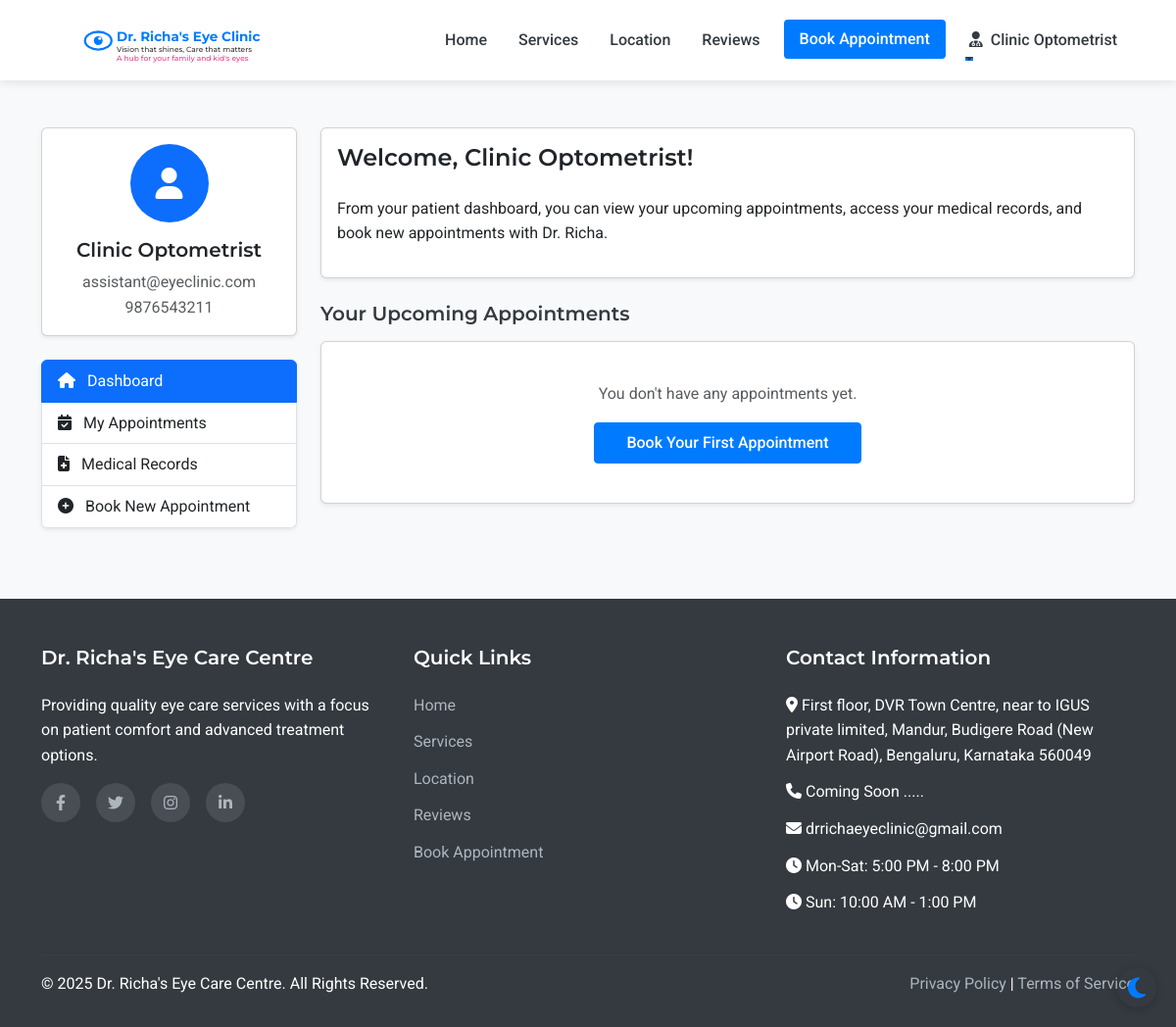
Page /patient/dashboard (signed in) on the earlier database version.
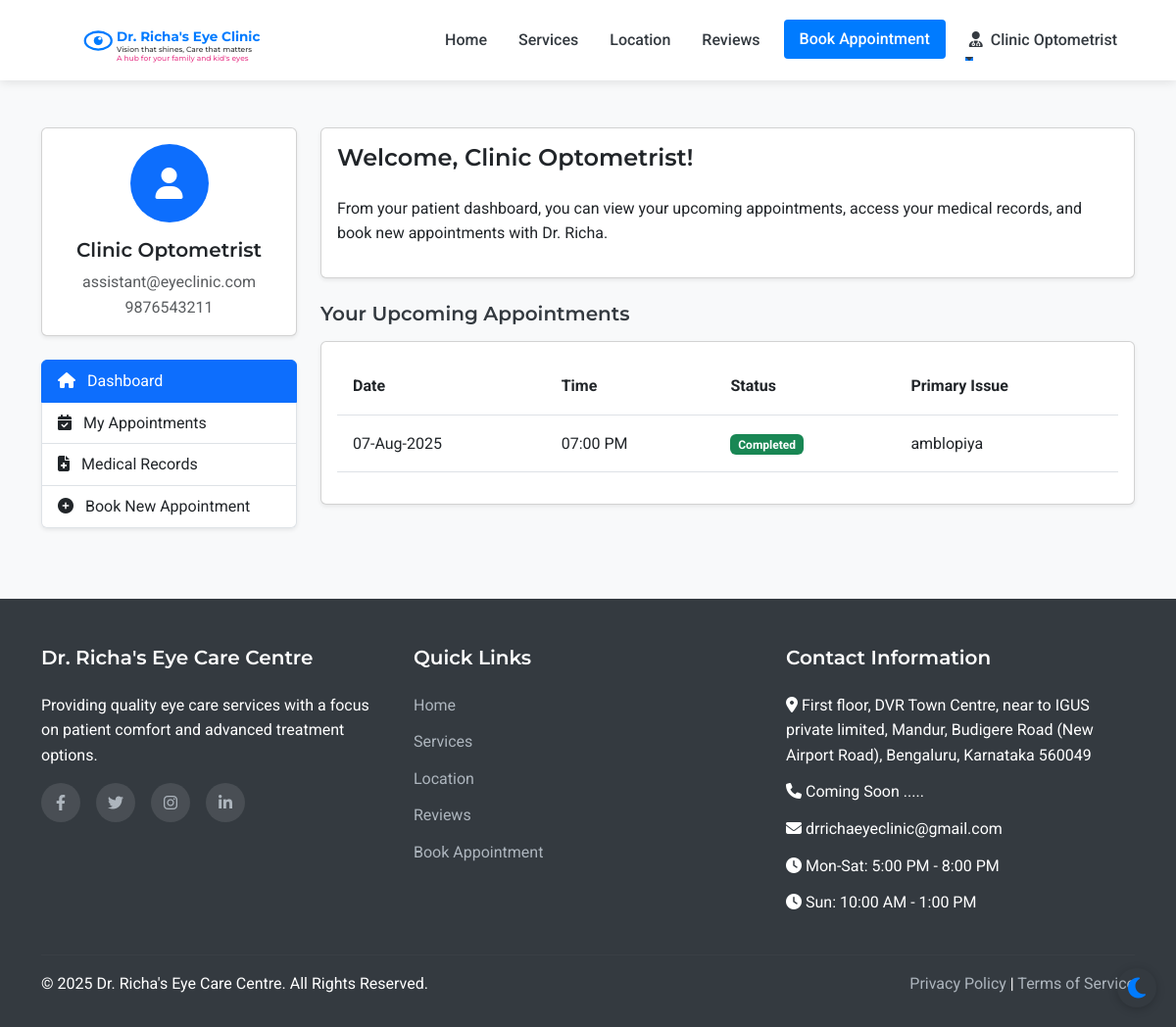
Same page on the later database version.
### models.py (models this page shows, shortened)
class Appointment(db.Model):
    id = db.Column(db.Integer, primary_key=True)
    patient_id = db.Column(db.Integer, db.ForeignKey('patient.id'), nullable=False)
    appointment_date = db.Column(db.Date, nullable=False)
    appointment_time = db.Column(db.Time, nullable=False)
    primary_issue = db.Column(db.Text, nullable=True)
    referral_info = db.Column(db.String(255), nullable=True)
    status = db.Column(db.String(20), default='scheduled')  # scheduled, completed, cancelled
    created_at = db.Column(db.DateTime, default=datetime.utcnow)
    consultation_fee = db.Column(db.Float, nullable=False, default=500.0)
    payment_status = db.Column(db.String(20), default='pending')  # pending, paid

### routes.py (the view)
@app.route('/patient/dashboard')
@login_required
def patient_dashboard():
    appointments = Appointment.query.filter_by(patient_id=current_user.id).order_by(desc(Appointment.appointment_date), desc(Appointment.appointment_time)).all()
    return render_template('patient/dashboard.html', appointments=appointments)

### app.py (called while the page is built)
@login_manager.user_loader
def load_user(user_id):
    from models import Doctor, Assistant, Admin, Patient
    try:
        if user_id.startswith('doctor_'):
            return Doctor.query.get(int(user_id.split('_')[1]))
        elif user_id.startswith('assistant_'):
            return Assistant.query.get(int(user_id.split('_')[1]))
        elif user_id.startswith('admin_'):
            return Admin.query.get(int(user_id.split('_')[1]))
        else:
            return Patient.query.get(int(user_id))
    except (ValueError, AttributeError):
        return None

### routes.py (called while the page is built)
@app.context_processor
def inject_now():
    return {'now': datetime.now()}

### templates/patient/dashboard.html (shortened to what the changed rows need)
{% extends 'layout.html' %}
{% block content %}
<section class="py-5 bg-light">
    <div class="container">
        <div class="row">
            <div class="col-lg-9">
                <div class="card shadow-sm">
                    <div class="card-body">
                        {% if appointments %}
                            <div class="table-responsive">
                                <table class="table table-hover">
                                    <thead>
                                        <tr>
                                            <th>Date</th>
                                            <th>Time</th>
                                            <th>Status</th>
                                            <th>Primary Issue</th>
                                        </tr>
                                    </thead>
                                    <tbody>
                                        {% for appointment in appointments %}
                                            {% if appointment.appointment_date >= now.date() %}
                                                <tr>
                                                    <td>{{ appointment.appointment_date.strftime('%d-%b-%Y') }}</td>
                                                    <td>{{ appointment.appointment_time.strftime('%I:%M %p') }}</td>
                                                    <td>
                                                        {% if appointment.status == 'scheduled' %}
                                                            <span class="badge bg-info">Scheduled</span>
                                                        {% elif appointment.status == 'completed' %}
                                                            <span class="badge bg-success">Completed</span>
                                                        {% else %}
                                                            <span class="badge bg-secondary">{{ appointment.status }}</span>
                                                        {% endif %}
                                                    </td>
                                                    <td>{{ appointment.primary_issue or 'Not specified' }}</td>
                                                </tr>
                                            {% endif %}
                                        {% endfor %}
                                    </tbody>
                                </table>
                            </div>
                            {% set upcoming_count = appointments|selectattr('appointment_date', 'ge', now.date())|list|length %}
                        {% else %}
                            <div class="text-center p-4">
                                <p class="text-muted mb-3">You don't have any appointments yet.</p>
                                <a href="{{ url_for('appointment') }}" class="btn btn-primary">Book Your First Appointment</a>
                            </div>
                        {% endif %}
                    </div>
                </div>
            </div>
        </div>
    </div>
</section>
{% endblock %}

Differences in the rows shown:
added Appointment: appointment_date "07-Aug-2025", appointment_time "07:00 PM", status "Completed", primary_issue "amblopiya"
Other differences:
text no longer shown: "You don't have any appointments yet. Book Your First Appointment"
text now shown: "Date Time Status Primary Issue"
